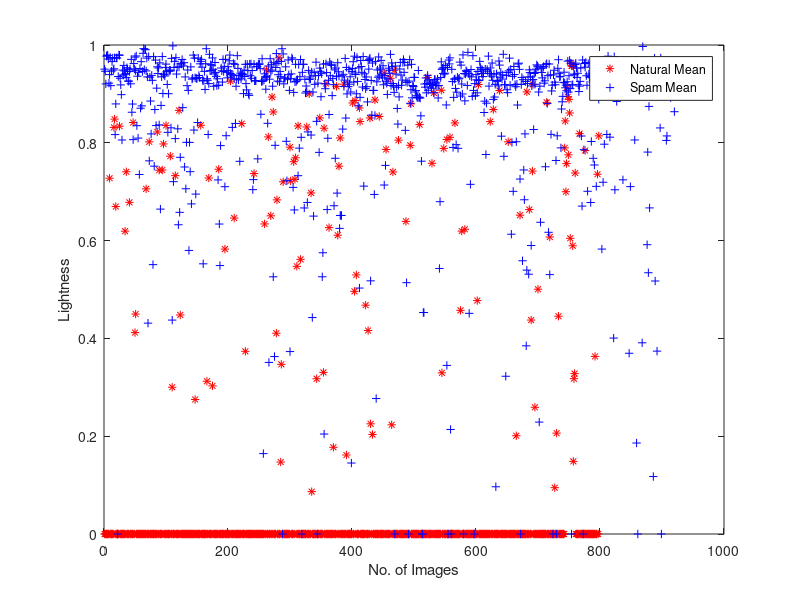

Write the MATLAB code that produced this figure.
natural=importdata('featureori_hist.mat');
spam=importdata('featurespam_hist.mat');
fx=1:798;
fy=1:921;
plot(fx,natural,'r*',fy,spam,'b+');
legend('Natural Mean','Spam Mean');
xlabel('No. of Images');
ylabel('Lightness');